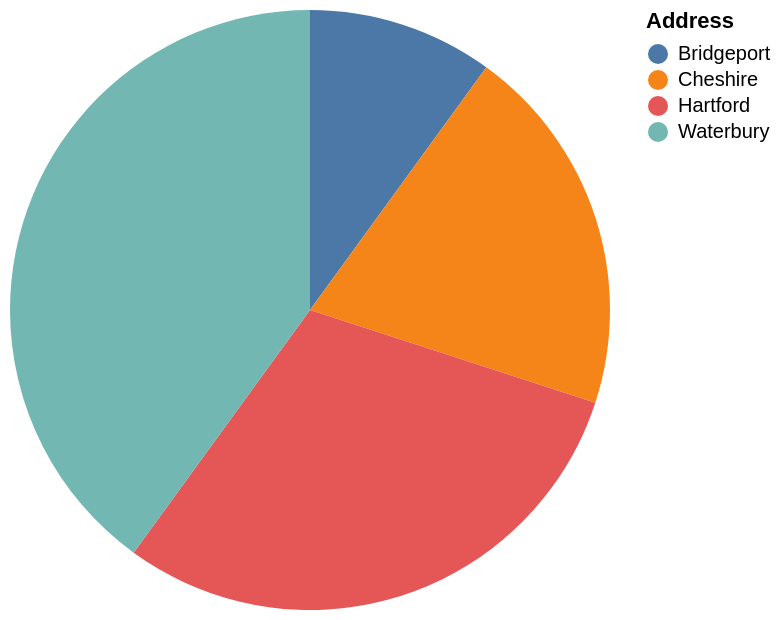

Specify this chart in Vega-Lite:
### Vega-Lite specification from a JSON file in a GitHub repository (floating-point values rounded to 4 significant figures)
{"data": {"values": [{"x_data": "Bridgeport", "y_data": 1}, {"x_data": "Cheshire", "y_data": 2}, {"x_data": "Hartford", "y_data": 3}, {"x_data": "Waterbury", "y_data": 4}]}, "mark": "arc", "encoding": {"theta": {"field": "y_data", "type": "quantitative", "title": "count(*)"}, "color": {"field": "x_data", "type": "nominal", "title": "Address"}}}
